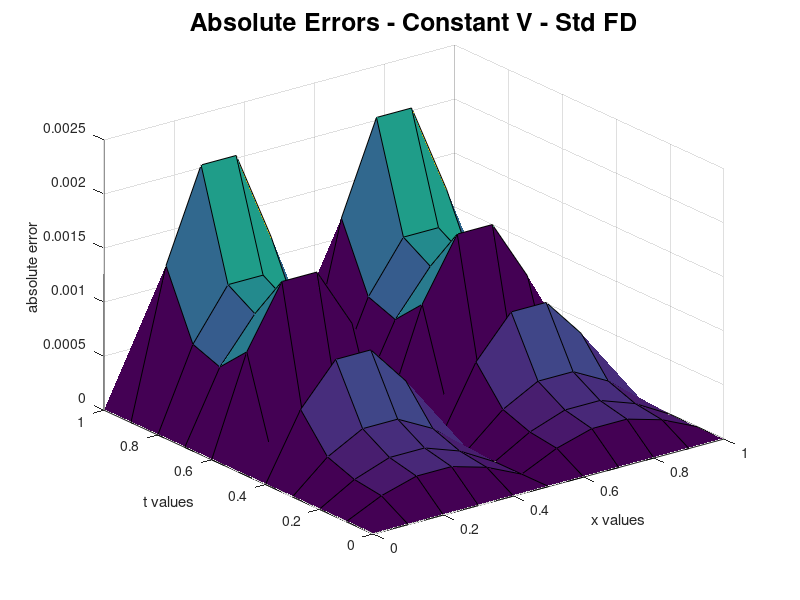
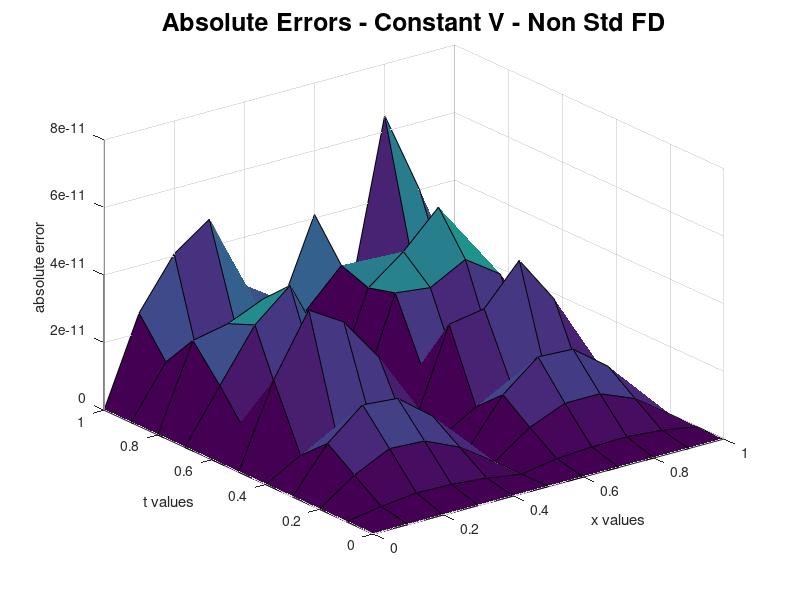
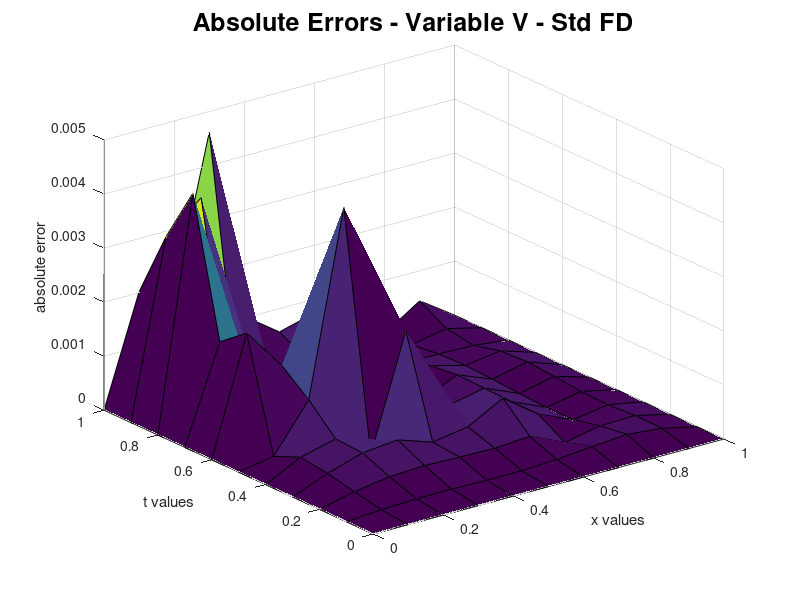
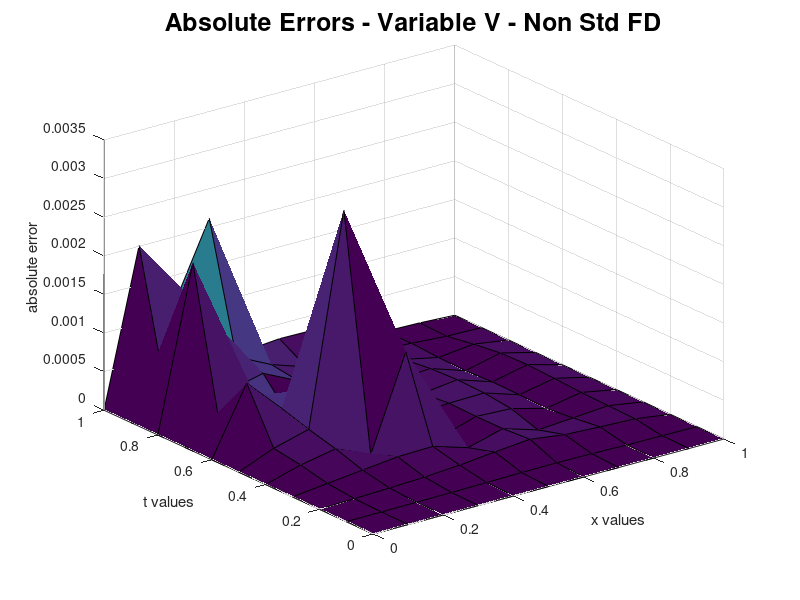

MATLAB code to generate these figures, in order:
[X,T,Errors] = textread('data_files/out_constant_std.txt','%f %f %f');

x_values = unique(X);
t_values = unique(T);

Error_matrix = zeros(length(x_values), length(t_values));

my_ind = 1;
for i=1:length(x_values)
	for j=1:length(t_values)
		Error_matrix(i,j) = Errors(my_ind);
		my_ind = my_ind + 1;
	end
end

print_command = ['print -djpeg images/wave_eqn_constant1.jpg']; 
figure(1);
surf(x_values,t_values,Error_matrix');
tit_obj = title('Absolute Errors - Constant V - Std FD');
set(tit_obj,'FontSize',18);
xlabel('x values');
ylabel('t values');
zlabel('absolute error');
eval(print_command);

[X,T,Errors] = textread('data_files/out_constant_nonstd.txt','%f %f %f');

x_values = unique(X);
t_values = unique(T);

Error_matrix = zeros(length(x_values), length(t_values));

my_ind = 1;
for i=1:length(x_values)
	for j=1:length(t_values)
		Error_matrix(i,j) = Errors(my_ind);
		my_ind = my_ind + 1;
	end
end

print_command = ['print -djpeg images/wave_eqn_constant2.jpg']; 
figure(2);
surf(x_values,t_values,Error_matrix');
tit_obj=title('Absolute Errors - Constant V - Non Std FD');
set(tit_obj,'FontSize',18);
xlabel('x values');
ylabel('t values');
zlabel('absolute error');
eval(print_command);



[X,T,Errors] = textread('data_files/out_variable_std.txt','%f %f %f');

x_values = unique(X);
t_values = unique(T);

Error_matrix = zeros(length(x_values), length(t_values));

my_ind = 1;
for i=1:length(x_values)
	for j=1:length(t_values)
		Error_matrix(i,j) = Errors(my_ind);
		my_ind = my_ind + 1;
	end
end

print_command = ['print -djpeg images/wave_eqn_variable1.jpg']; 
figure(3);
surf(x_values,t_values,Error_matrix');
tit_obj=title('Absolute Errors - Variable V - Std FD');
set(tit_obj,'FontSize',18);
xlabel('x values');
ylabel('t values');
zlabel('absolute error');
eval(print_command);



[X,T,Errors] = textread('data_files/out_variable_nonstd.txt','%f %f %f');

x_values = unique(X);
t_values = unique(T);

Error_matrix = zeros(length(x_values), length(t_values));

my_ind = 1;
for i=1:length(x_values)
	for j=1:length(t_values)
		Error_matrix(i,j) = Errors(my_ind);
		my_ind = my_ind + 1;
	end
end



print_command = ['print -djpeg images/wave_eqn_variable2.jpg']; 
figure(4);
surf(x_values,t_values,Error_matrix');
tit_obj=title('Absolute Errors - Variable V - Non Std FD');
set(tit_obj,'FontSize',18);
xlabel('x values');
ylabel('t values');
zlabel('absolute error');
eval(print_command);



% plot the actual solutions ----->

[X,T,Values] = textread('data_files/out_constant_exact.txt','%f %f %f');

x_values = unique(X);
t_values = unique(T);

Value_matrix = zeros(length(x_values), length(t_values));

my_ind = 1;
for i=1:length(x_values)
	for j=1:length(t_values)
		Value_matrix(i,j) = Values(my_ind);
		my_ind = my_ind + 1;
	end
end



print_command = ['print -djpeg images/wave_eqn_constant_sol.jpg']; 
figure(5);
surf(x_values,t_values,Value_matrix');
tit_obj=title('Solution Plot - Constant V');
set(tit_obj,'FontSize',18);
xlabel('x values');
ylabel('t values');
zlabel('u(x,t) values');
eval(print_command);



[X,T,Values] = textread('data_files/out_variable_exact.txt','%f %f %f');

x_values = unique(X);
t_values = unique(T);

Value_matrix = zeros(length(x_values), length(t_values));

my_ind = 1;
for i=1:length(x_values)
	for j=1:length(t_values)
		Value_matrix(i,j) = Values(my_ind);
		my_ind = my_ind + 1;
	end
end



print_command = ['print -djpeg images/wave_eqn_variable_sol.jpg']; 
figure(6);
surf(x_values,t_values,Value_matrix');
tit_obj=title('Solution Plot - Variable V');
set(tit_obj,'FontSize',18);
xlabel('x values');
ylabel('t values');
zlabel('u(x,t) values');
eval(print_command);

